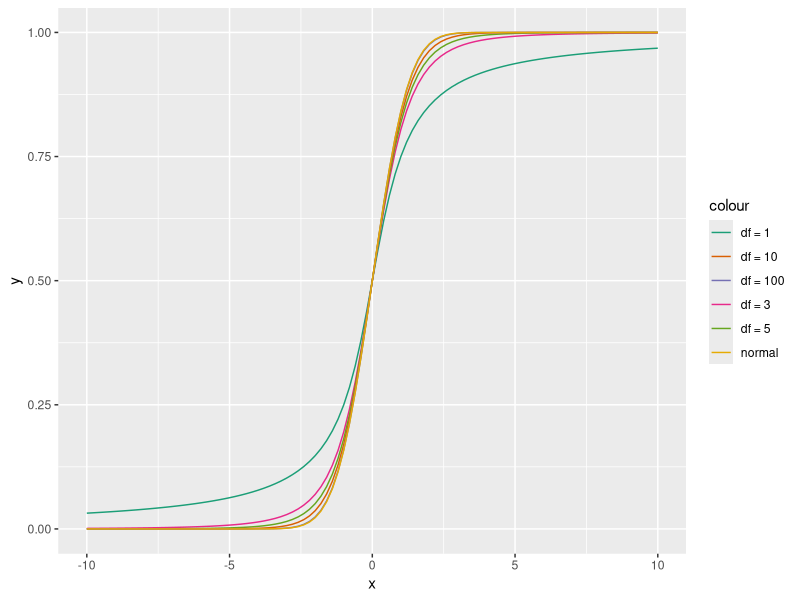
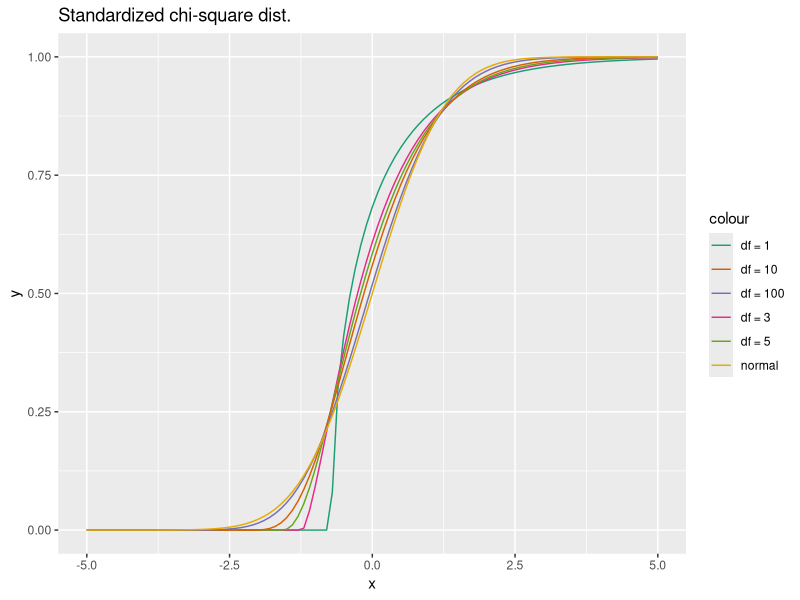
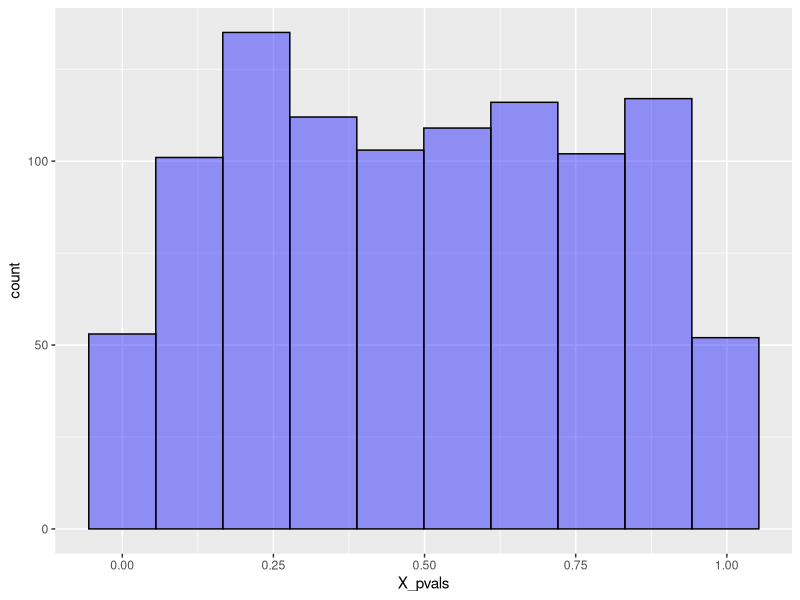
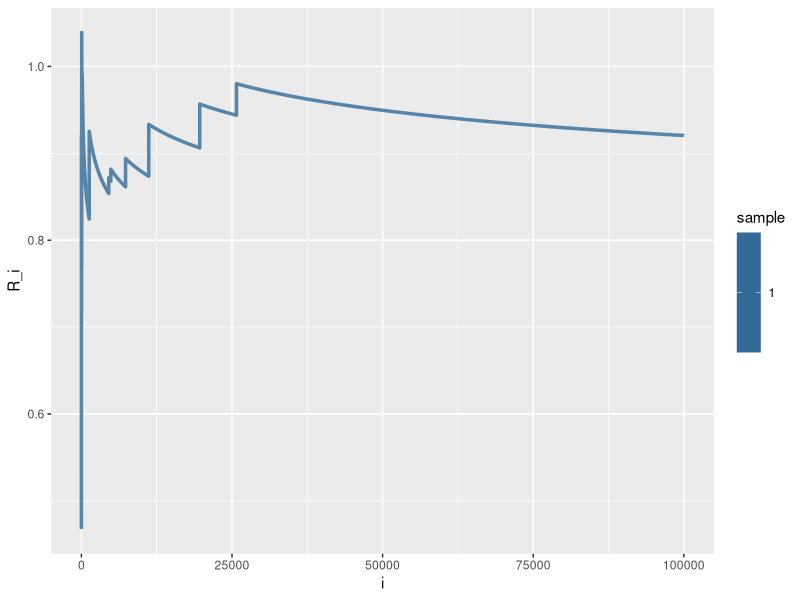
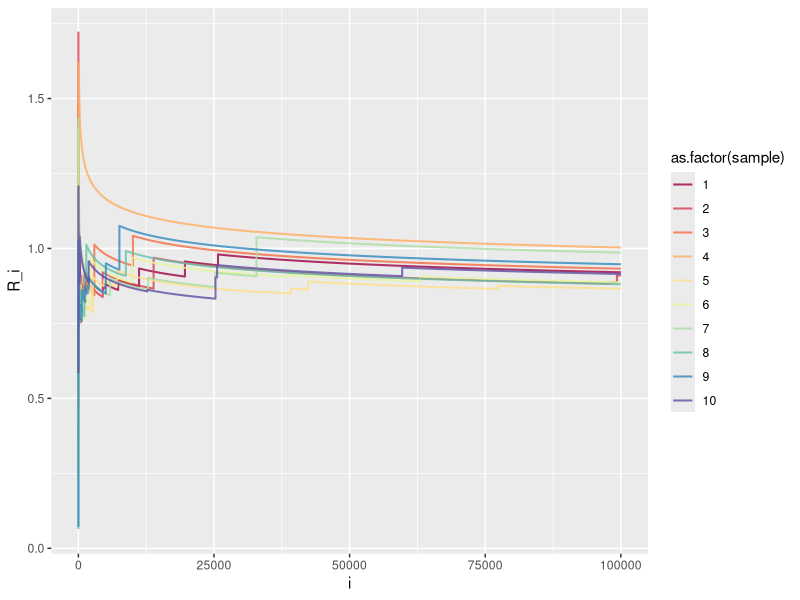
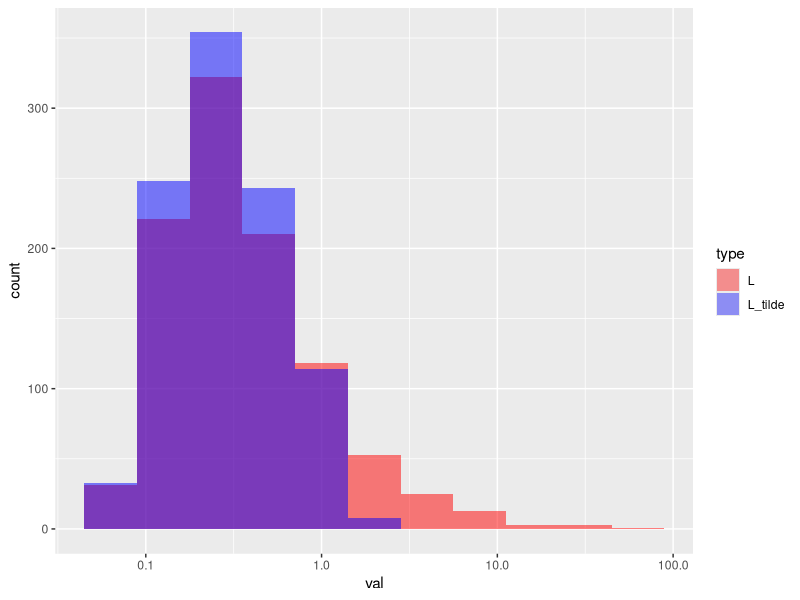
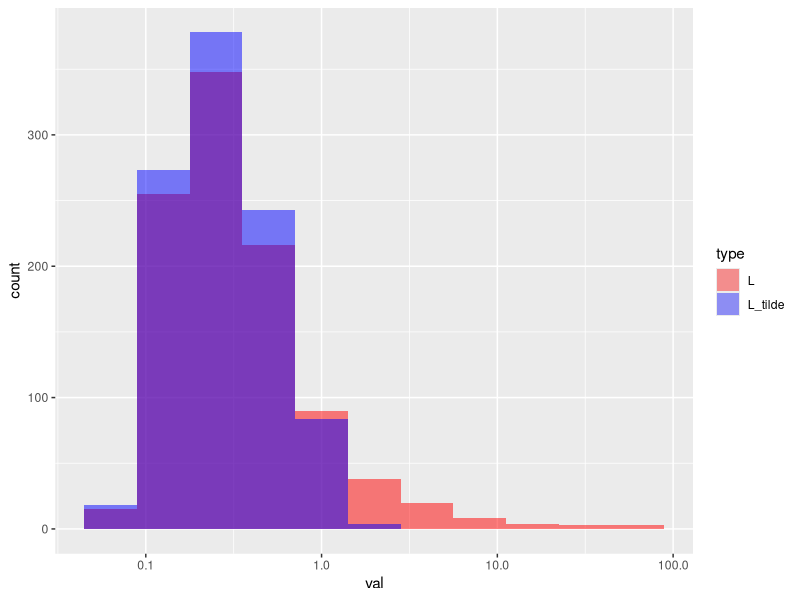
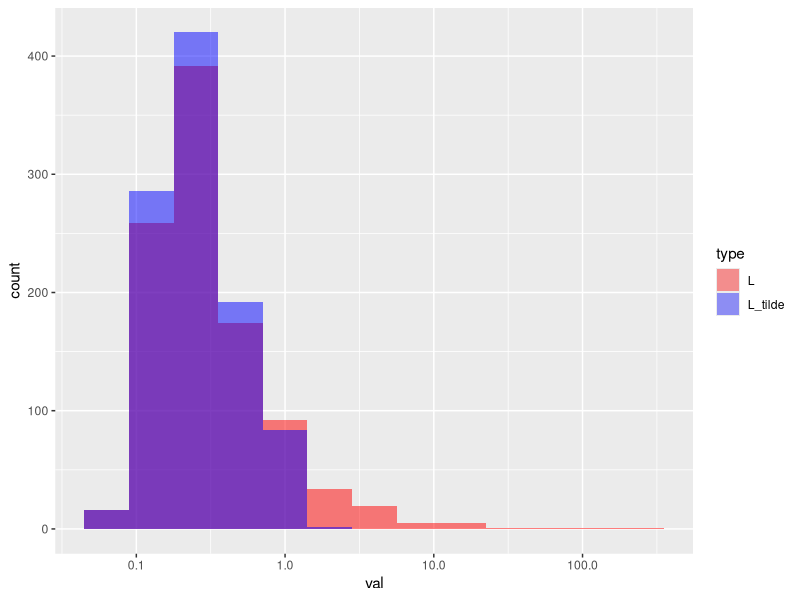

Source code (R) for these figures, in order: (Note: this script raises an error after producing the figures.)
## ---- chunk 1
knitr::opts_chunk$set(echo = TRUE)
## ---- chunk 2
library(ggplot2)

ggplot(data.frame(x=c(-10, 10)), aes(x)) +
  stat_function(fun= pt, args = list(df=1),aes(colour="df = 1"))+
  stat_function(fun= pt, args = list(df=3),aes(colour="df = 3"))+
  stat_function(fun= pt, args = list(df=5),aes(colour="df = 5"))+
  stat_function(fun= pt, args = list(df=10),aes(colour="df = 10"))+
  stat_function(fun= pt, args = list(df=100),aes(colour="df = 100"))+
  stat_function(fun= pnorm,aes(colour="normal"))+
  scale_colour_brewer(palette="Dark2")
## ---- chunk 3
standardized_pchisq = function(x, df) {
  return(pchisq(x*sqrt(2*df) + df, df))
}
## ---- chunk 4

ggplot(data.frame(x=c(-5, 5)), aes(x)) +
  stat_function(fun= standardized_pchisq, args = list(df=1),aes(colour="df = 1"))+
  stat_function(fun= standardized_pchisq, args = list(df=3),aes(colour="df = 3"))+
  stat_function(fun= standardized_pchisq, args = list(df=5),aes(colour="df = 5"))+
  stat_function(fun= standardized_pchisq, args = list(df=10),aes(colour="df = 10"))+
  stat_function(fun= standardized_pchisq, args = list(df=100),aes(colour="df = 100"))+
  stat_function(fun= pnorm,aes(colour="normal"))+
  ggtitle("Standardized chi-square dist.") +
  scale_colour_brewer(palette="Dark2")


## ---- chunk 5
lambda_H0 = 5
n = 100
pois_sample_H0 = rpois(n = n, lambda = lambda_H0)
ppois(sum(pois_sample_H0), lambda = n*lambda_H0, lower.tail = FALSE)
## ---- chunk 6
n=100
n_samples=1000
alpha=0.05

pval = function(x){
  ppois(x, lambda = n*5, lower.tail = FALSE)
}

bonferroni = function(p){
  return (min(p) <= alpha/length(p))
}

fishtest = function(p) {
  return (-2*sum(log(p)) > qchisq(1-alpha, 2*length(p)))
}

type_i_err = function(x, k) {
  # 1000 values of the sum statistic in each column
  Xa = matrix(rpois(n_samples*k, lambda = 5*n), n_samples, k)
  Xa = pval(Xa)
  bonf_res = mean(apply(Xa, 2, bonferroni))
  fish_res= mean(apply(Xa, 2, fishtest))
  return(c(bonf_res, fish_res))
}

res_type_i_err50 = sapply(1:5, type_i_err, k=50)
res_type_i_err200 = sapply(1:5, type_i_err, k=200)
res_type_i_err500 = sapply(1:5, type_i_err, k=500)
res_type_i_err1000 = sapply(1:5, type_i_err, k=1000)

df_type_i_err_bonf = data.frame(res_type_i_err50[1,], res_type_i_err200[1,],  
                                res_type_i_err500[1,],  res_type_i_err1000[1,])

colnames(df_type_i_err_bonf) = c("k=50", "k=200", "k=500", "k=1000")

df_type_i_err_fish = data.frame(res_type_i_err50[2,], res_type_i_err200[2,],  
                                res_type_i_err500[2,],  res_type_i_err1000[2,])

colnames(df_type_i_err_fish) = c("k=50", "k=200", "k=500", "k=1000")

## ---- chunk 7
library(knitr, quietly=TRUE)
library(xtable)

tab1 = kable(df_type_i_err_bonf, format='latex', booktabs=TRUE, row.names=TRUE, digits = 5)
tab2 = kable(df_type_i_err_fish, format='latex', booktabs=TRUE, row.names=TRUE, digits = 5)

cat(c("\\begin{table}[!htb]
    \\begin{minipage}{.5\\linewidth}
      \\caption{Type I error of Bonferroni's test.}
      \\centering",
        tab1,
    "\\end{minipage}%
    \\begin{minipage}{.5\\linewidth}
      \\caption{Type I error of Fisher's test.}
      \\centering",
        tab2,
    "\\end{minipage} 
\\end{table}"
))  

## ---- chunk 8
X_pvals = rpois(n_samples, lambda = 5*n)
X_pvals = pval(X_pvals)

ggplot(data.frame(X_pvals), aes(x=X_pvals)) + 
  geom_histogram(bins=10, fill ="blue", alpha = 0.4, color = "black")
## ---- chunk 9
n = 1000
res_type_i_err50 = sapply(1:5, type_i_err, k=50)
res_type_i_err200 = sapply(1:5, type_i_err, k=200)
res_type_i_err500 = sapply(1:5, type_i_err, k=500)

df_type_i_err_bonf = data.frame(res_type_i_err50[1,], res_type_i_err200[1,],  
                                res_type_i_err500[1,])

colnames(df_type_i_err_bonf) = c("k=50", "k=200", "k=500")

df_type_i_err_fish = data.frame(res_type_i_err50[2,], res_type_i_err200[2,],  
                                res_type_i_err500[2,])

colnames(df_type_i_err_fish) = c("k=50", "k=200", "k=500")
## ---- chunk 10
library(knitr, quietly=TRUE)
library(xtable)

tab1 = kable(df_type_i_err_bonf, format='latex', booktabs=TRUE, row.names=TRUE, digits = 5)
tab2 = kable(df_type_i_err_fish, format='latex', booktabs=TRUE, row.names=TRUE, digits = 5)

cat(c("\\begin{table}[!htb]
    \\begin{minipage}{.5\\linewidth}
      \\caption{Type I error of the Bonferroni's test.}
      \\centering",
        tab1,
    "\\end{minipage}%
    \\begin{minipage}{.5\\linewidth}
      \\caption{Type I error of the Fisher's test.}
      \\centering",
        tab2,
    "\\end{minipage} 
\\end{table}"
))  

## ---- chunk 11
n = 100
needle = function(x, k) {
  Xa = matrix(rpois(n_samples*k, lambda = 5*n), n_samples, k)
  # First sample comes from E(7) distribution
  Xa[1,] = rpois(k, lambda = 7*n)
  Xa = pval(Xa)
  bonf_res = mean(apply(Xa, 2, bonferroni))
  fish_res= mean(apply(Xa, 2, fishtest))
  return(c(bonf_res, fish_res))
}

small_effects = function(x, k) {
  Xb = matrix(rpois(n_samples*k, lambda = 5*n), n_samples, k)
  Xb[1:100, ] = rpois(100*k, lambda = 5.5*n)
  Xb = pval(Xb)
  bonf_res = mean(apply(Xb, 2, bonferroni))
  fish_res= mean(apply(Xb, 2, fishtest))
  return(c(bonf_res, fish_res))
}

## ---- chunk 12
res_needle50 = sapply(1:5, needle, k=50)
res_needle200 = sapply(1:5, needle, k=200)
res_needle500 = sapply(1:5, needle, k=500)
res_needle1000 = sapply(1:5, needle, k=1000)

df_needle_bonf = data.frame(res_needle50[1,], res_needle200[1,],  
                                res_needle500[1,],  res_needle1000[1,])

colnames(df_needle_bonf) = c("k=50", "k=200", "k=500", "k=1000")

df_needle_fish = data.frame(res_needle50[2,], res_needle200[2,],  
                                res_needle500[2,],  res_needle1000[2,])

colnames(df_needle_fish) = c("k=50", "k=200", "k=500", "k=1000")
## ---- chunk 13

tab1 = kable(df_needle_bonf, format='latex', booktabs=TRUE, row.names=TRUE, digits = 5)
tab2 = kable(df_needle_fish, format='latex', booktabs=TRUE, row.names=TRUE, digits = 5)

cat(c("\\begin{table}[!htb]
    \\begin{minipage}{.5\\linewidth}
      \\caption{Power of the Bonferroni test for the needle problem.}
      \\centering",
        tab1,
    "\\end{minipage}%
    \\begin{minipage}{.5\\linewidth}
      \\caption{Power of the Fisher's test for the needle problem.}
      \\centering",
        tab2,
    "\\end{minipage} 
\\end{table}"
))  

## ---- chunk 14
res_se50 = sapply(1:5, small_effects, k=50)
res_se200 = sapply(1:5, small_effects, k=200)
res_se500 = sapply(1:5, small_effects, k=500)
res_se1000 = sapply(1:5, small_effects, k=1000)

df_se_bonf = data.frame(res_se50[1,], res_se200[1,],  
                        res_se500[1,],  res_se1000[1,])

colnames(df_se_bonf) = c("k=50", "k=200", "k=500", "k=1000")

df_se_fish = data.frame(res_se50[2,], res_se200[2,],  
                        res_se500[2,],  res_se1000[2,])

colnames(df_se_fish) = c("k=50", "k=200", "k=500", "k=1000")
## ---- chunk 15

tab1 = kable(df_se_bonf, format='latex', booktabs=TRUE, row.names=TRUE, digits = 5)
tab2 = kable(df_se_fish, format='latex', booktabs=TRUE, row.names=TRUE, digits = 5)

cat(c("\\begin{table}[!htb]
    \\begin{minipage}{.5\\linewidth}
      \\caption{Power of the Bonferroni test for the small effects problem.}
      \\centering",
        tab1,
    "\\end{minipage}%
    \\begin{minipage}{.5\\linewidth}
      \\caption{ Power of the Fisher's test for the small effects problem.}
      \\centering",
        tab2,
    "\\end{minipage} 
\\end{table}"
))  

## ---- chunk 16
small_effects = function(x, k) {
  Xb = matrix(rpois(n_samples*k, lambda = 5*n), n_samples, k)
  Xb[1:100, ] = rpois(100*k, lambda = 5.2*n)
  Xb = pval(Xb)
  bonf_res = mean(apply(Xb, 2, bonferroni))
  fish_res= mean(apply(Xb, 2, fishtest))
  return(c(bonf_res, fish_res))
}

res_se50 = sapply(1:5, small_effects, k=50)
res_se200 = sapply(1:5, small_effects, k=200)
res_se500 = sapply(1:5, small_effects, k=500)
res_se1000 = sapply(1:5, small_effects, k=1000)

df_se_bonf = data.frame(res_se50[1,], res_se200[1,],  
                        res_se500[1,],  res_se1000[1,])

colnames(df_se_bonf) = c("k=50", "k=200", "k=500", "k=1000")

df_se_fish = data.frame(res_se50[2,], res_se200[2,],  
                        res_se500[2,],  res_se1000[2,])

colnames(df_se_fish) = c("k=50", "k=200", "k=500", "k=1000")


## ---- chunk 17

tab1 = kable(df_se_bonf, format='latex', booktabs=TRUE, row.names=TRUE, digits = 5)
tab2 = kable(df_se_fish, format='latex', booktabs=TRUE, row.names=TRUE, digits = 5)

cat(c("\\begin{table}[!htb]
    \\begin{minipage}{.5\\linewidth}
      \\caption{Power of Bonferroni test for the small effects problem.}
      \\centering",
        tab1,
    "\\end{minipage}%
    \\begin{minipage}{.5\\linewidth}
      \\caption{ Power of Fisher's test for the small effects problem.}
      \\centering",
        tab2,
    "\\end{minipage} 
\\end{table}"
))  

## ---- chunk 18
size = 10^5
i = 2:size
#cumulative max
nsample_cummax = cummax(abs(rnorm(size-1)))
R = nsample_cummax/sqrt(2*log(i))
df = data.frame(i, R, 1)
colnames(df) = c("i", "R_i", "sample")
ggplot(data = df, aes(x=i, y=R_i)) +
   geom_line(size=1.2, alpha=.8, aes(color = sample)) 

## ---- chunk 19
for (k in 2:10) {
  s = cummax(abs(rnorm(size-1)))
  df2 = data.frame(i, s/sqrt(2*log(i)), k)
  colnames(df2) = c("i", "R_i", "sample")
  df = rbind(df, df2)
}
## ---- chunk 20
ggplot(data = df, aes(x=i, y=R_i, group=as.factor(sample), color=as.factor(sample))) +
  geom_line(size=0.7, alpha=.8) +
  scale_color_brewer(palette="Spectral")
## ---- chunk 21
eps = 0.1

get_l = function(rep, n) {
  equal = 0
  y = rnorm(n)
  c = sqrt(2*log(n))
  gamma = (1+eps)*c
  expr = exp(y*gamma - (gamma^2)/2)
  l = mean(expr)
  l_tilde = mean(expr*(y<c))
  if(l == l_tilde) equal = 1
  return(c(l, l_tilde, equal))
}

calc_and_plot = function(n) {
  rep = 1000
  res = lapply(1:rep, get_l, n = n)
  # matrix with each column equal to (l, l_tilde) (res[1, ] - l, res[2, ] - l_tilde)
  res = matrix(unlist(res), nrow = 3)
  prob = sum(res[3,])/rep
  
  df1 = data.frame(res[1, ]); colnames(df1) = c("val")
  df2 = data.frame(res[2, ]); colnames(df2) = c("val")
  df1 = cbind(df1, "L"); colnames(df1) = c("val", "type")
  df2 = cbind(df2, "L tilde"); colnames(df2) = c("val", "type")
  
  dat = data.frame(rbind(df1, df2))
  p = ggplot(dat, aes(x=val, fill = as.factor(type))) +
    guides(fill = guide_legend(override.aes= list(alpha = 0.4))) +
    scale_x_log10() +
    geom_histogram(data = subset(dat, type == "L"), alpha = 0.5, binwidth =0.3) +
    geom_histogram(data = subset(dat, type == "L tilde"), alpha = 0.5, binwidth = 0.3)  +
    scale_fill_manual(name = "type", values = c("red", "blue"), labels = c("L", "L_tilde")) 
  
  var_vec = apply(res[1:2,], 1, var)
  return(list(vars = var_vec, prob = prob, plot = p))
}
res10_3 = calc_and_plot(1000)
res10_4 = calc_and_plot(10^4)
res10_5 = calc_and_plot(10^5)
vardf = cbind(res10_3$vars, res10_4$vars, res10_5$vars)
colnames(vardf) = c("n = 10^3", "n = 10^4", "n = 10^5")
rownames(vardf) = c("L", "L_tilde")

probdf = cbind(res10_3$prob, res10_4$prob, res10_5$prob)
colnames(probdf) = c("n = 10^3", "n = 10^4", "n = 10^5")
## ---- chunk 22
res10_3$plot
## ---- chunk 23
res10_4$plot
## ---- chunk 24
res10_5$plot
## ---- chunk 25
knitr::kable(vardf, caption="Variances for L and L_tilde.")
## ---- chunk 26
knitr::kable(probdf, caption="P(L = L_tilde)")
## ---- chunk 27
# critical value for L
L = function(X, eps) {
  p = length(X)
  m = (1+eps)*sqrt(2*log(p))
  mean(exp(X*m - m^2/2))
}

rep = 200
# one sample in each row
M500 = matrix(rnorm(rep*500), nrow = rep)
M5000 = matrix(rnorm(rep*5000), nrow = rep)
M50000 = matrix(rnorm(rep*50000), nrow = rep)

l1.05_1 = sapply(1:rep, function(i) L(M500[i,], 0.05))
l1.05_2 = sapply(1:rep, function(i) L(M5000[i,], 0.05))
l1.05_3 = sapply(1:rep, function(i) L(M50000[i,], 0.05))

l1.2_1 = sapply(1:rep, function(i) L(M500[i,], 0.2))
l1.2_2 = sapply(1:rep, function(i) L(M5000[i,], 0.2))
l1.2_3 = sapply(1:rep, function(i) L(M50000[i,], 0.2))

results2 = data.frame("1.05" = c(quantile(l1.05_1, probs=0.95),
                                 quantile(l1.05_2, probs=0.95), quantile(l1.05_3, probs=0.95)),
                      "1.2" = c(quantile(l1.2_1, probs=0.95), 
                                quantile(l1.2_2, probs=0.95), quantile(l1.2_3, probs=0.95)),
                      row.names = c("n=500", "n=5000", "n=50000"))

colnames(results2) = c("1.05", "1.2")
## ---- chunk 28
knitr::kable(results2, caption="Critical values.")
## ---- chunk 29
# powers of tests
n = c(500, 5000, 50000)
k=800 # number of simulations
alpha=0.05
mi_1 = sapply(n, function(x) 1.05*sqrt(2*log(x))) 
mi_2 = sapply(n, function(x) 1.2*sqrt(2*log(x)))

# p-value for a two-sided alternative
pval_norm = function(x){
  return (2*pnorm(-abs(x)))
}

bonf_power_1.05 = vector(mode = "numeric", length = 3)
bonf_power_1.2 = vector(mode = "numeric", length = 3)

for (i in 1:3) {
  # n values of test statistics for one global test in each column
  X = matrix(rnorm(n[i]*k), nrow = n[i], k)
  X1 = X2 = X
  # first test statistic in each column has a different mean
  X1[1,] = X[i,] + mi_1[i]
  X1 = pval_norm(X1)
  
  X2[1,] = X[i,] + mi_2[i]
  X2 = pval_norm(X2)
  
  bonf_power_1.05[i] = mean(apply(X1, 2, bonferroni))
  bonf_power_1.2[i] = mean(apply(X2, 2, bonferroni))
}

NP_power = function(k, n, eps, critical_val) {
  m = (1+eps)*sqrt(2*log(n))
  # n values of test statistics in each column
  Z = matrix(rnorm(n*k), nrow = n, ncol = k)
  Z[1, ] = Z[1, ] + m
  mean(sapply(1:k, function(i) L(Z[,i], eps) > critical_val))
}

k=100
NP_powers1.05 = c(NP_power(k, n[1], 0.05, l1.05_1), NP_power(k, n[2], 0.05, l1.05_2), 
                  NP_power(k, n[3], 0.05, l1.05_3))
NP_powers1.05


NP_powers1.2 = c(NP_power(k, n[1], 0.2, l1.2_1), NP_power(k, n[2], 0.2, l1.2_2), 
                  NP_power(k, n[3], 0.2, l1.2_3))
NP_powers1.2

res = cbind(NP_powers1.05, NP_powers1.2, bonf_power_1.05, bonf_power_1.2)
colnames(res) = c("NP 1.05", "NP 1.2", "Bonf 1.05", "Bonf 1.2")

## ---- chunk 30
knitr::kable(data.frame(res), caption="Powers of the NP and Bonf tests.")
